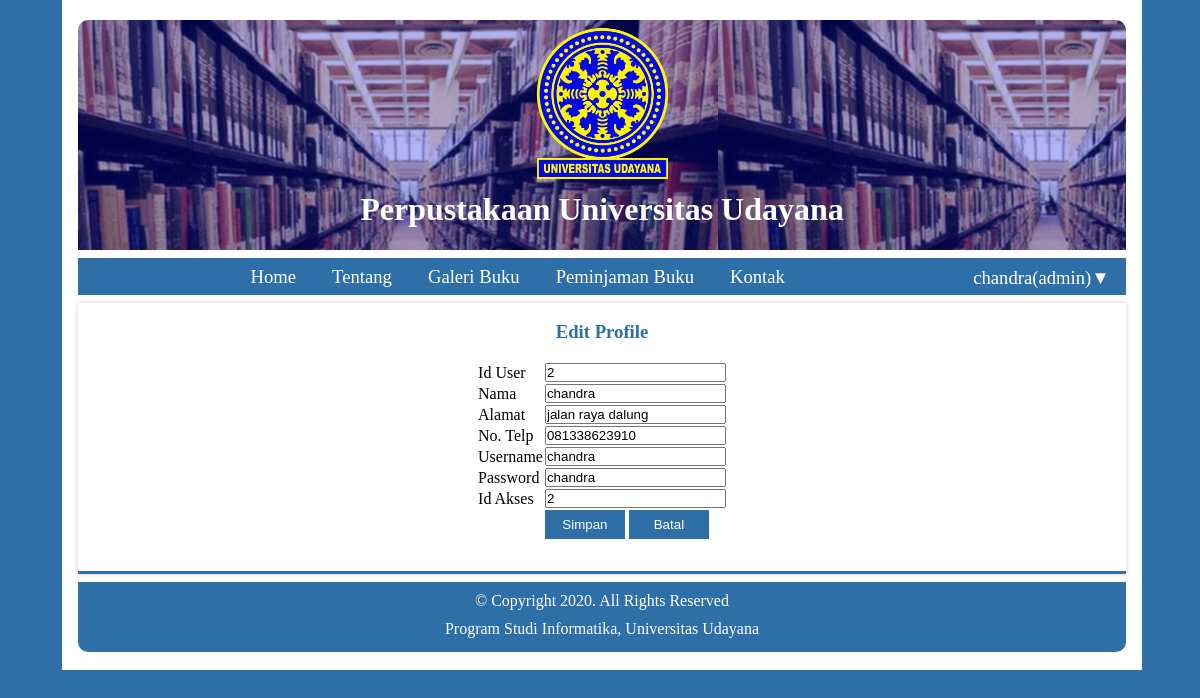
The app's page /index.php?halaman=profile (signed in) with its own data.
### tables this page shows
CREATE TABLE `user` (
  `id_user` int(11) NOT NULL,
  `nama` varchar(50) NOT NULL,
  `alamat` text NOT NULL,
  `no_tlp` varchar(13) NOT NULL,
  `username` varchar(30) NOT NULL,
  `password` varchar(30) NOT NULL,
  `id_akses` int(11) NOT NULL
);

### function.php (called while the page is built, shortened)
<?php
    class Data{
        private $mysqli;
        public function __construct($conn)
        {
            $this->mysqli = $conn;
        }
        public function edit_profile($id){
            $db = $this->mysqli->connection;
            $sql = "SELECT * FROM user WHERE id_user='$id'";
            $query = $db->query($sql) or die($db->error);
            return $query;
        }
    }
?>

### main/profile.php (the view, shortened to what this page needs)
<div class="profile">
    <?php
    $tampil = $dat->edit_profile($id);
    $df = $tampil->fetch_object();
?>
    <br><h3 style="color: #2e6fa7">Edit Profile</h3>
        <form method="POST" id="formEdit"><br>
        <table>
            <tr>
                <td>Id User</td>
                <td>
                    <input readonly type="text" name="id_user" id="id_user" required="" value="<?php echo $df->id_user;?>" />
                </td>
            </tr>
            <tr>
                <td>Nama</td>
                <td>
                    <input type="text" name="nama" id="nama" required="" value="<?php echo $df->nama;?>" />
                </td>
            </tr>
            <tr>
                <td>Alamat</td>
                <td>
                    <input type="text" name="alamat" id="alamat" required="" value="<?php echo $df->alamat;?>" />
                </td>
            </tr>
            <tr>
                <td>No. Telp</td>
                <td>
                    <input type="text" name="no_tlp" id="no_tlp" required="" value="<?php echo $df->no_tlp;?>" />
                </td>
            </tr>
            <tr>
                <td>Username</td>
                <td>
                    <input type="text" name="username" id="username" required="" value="<?php echo $df->username;?>" />
                </td>
            </tr>
            <tr>
                <td>Password</td>
                <td>
                    <input type="text" name="password" id="password" required="" value="<?php echo $df->password;?>" />
                </td>
            </tr>
            <tr>
                <td>Id Akses</td>
                <td>
                    <input readonly type="text" name="id_akses" id="id_akses" required="" value="<?php echo $df->id_akses;?>" />
                </td>
            </tr>
            <tr>
                <td></td>
                <td>
                    <input class="button" type="submit" name="simpan" id="simpan" value="Simpan" />
                    <a href="index.php"><button class="button" type="button" id="cancelButton">Batal</button></a>
                </td>
            </tr>
        </table>
    </form>
    <br>
</div>

### style/style.css (style rules this page uses)
* { margin: 0; padding: 0; }
a { text-decoration: none; color: #575656; }
body { background: #2e6fa7 }
.button { border: none; background: #2e6fa7; color: white; padding: 7px; width: 80px; }
.profile { width: 97%; box-shadow: 0px 0px 5px 0px rgba(0, 0, 0, 0.2); margin-top: 8px; height: 268px; border-bottom: 3px solid #2e6fa7; }

### records on screen
user: id_user "2", nama "chandra", alamat "jalan raya dalung", no_tlp "081338623910", username "chandra", password "chandra", id_akses "2"

### other values on screen
$user "chandra"
$akses "admin"
